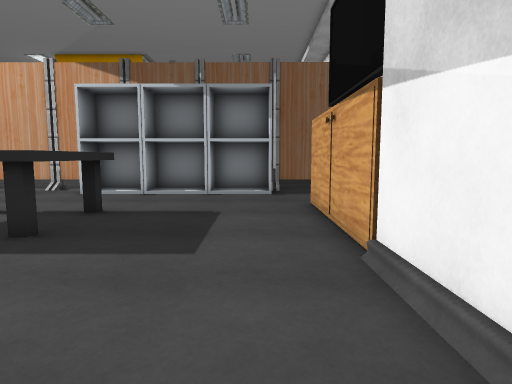
[1] (above)

24 first-person views from a walk through a 3-D level made in the Unity game engine. The camera is 1.2 m above the floor, tilts 6° down and sees 75° across. Doors are open. The floor is counted in squares, 0.75 m on a side. Each view is taken from the middle of a square. On the plan, view 1 faces up. The plan holds only what a view shows up to about 16 squares ahead; the rest is blank. The place goes on beyond the plan. The player character is not drawn. Some surface patterns are stand-ins.

[2]
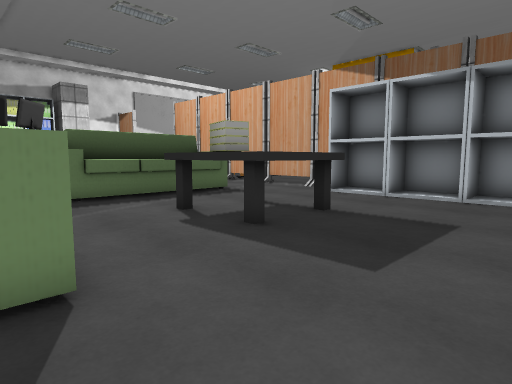

[3]
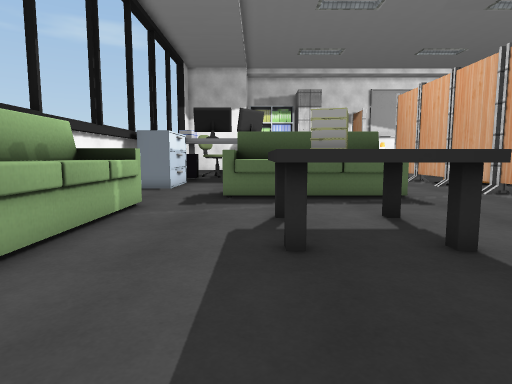

[4]
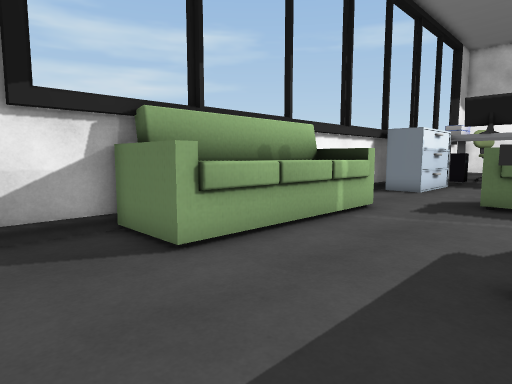

[5]
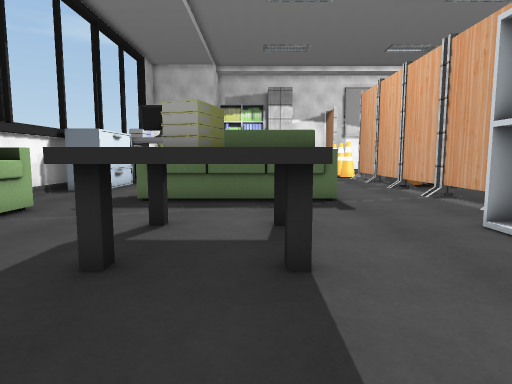

[6]
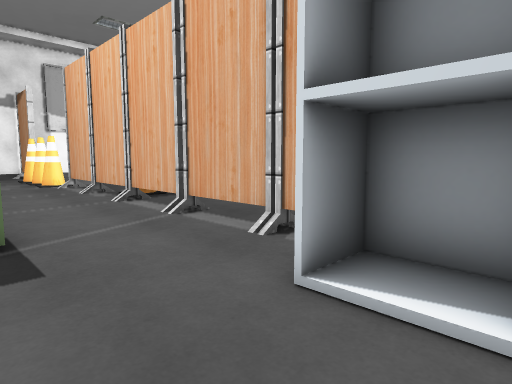

[7]
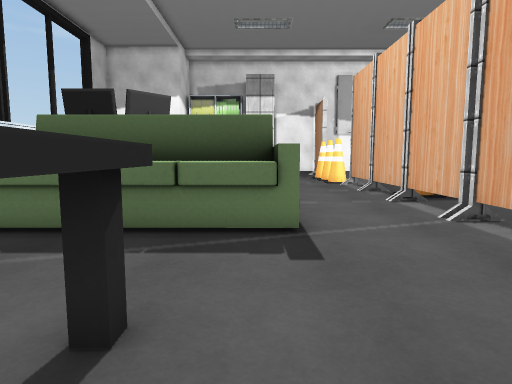

[8]
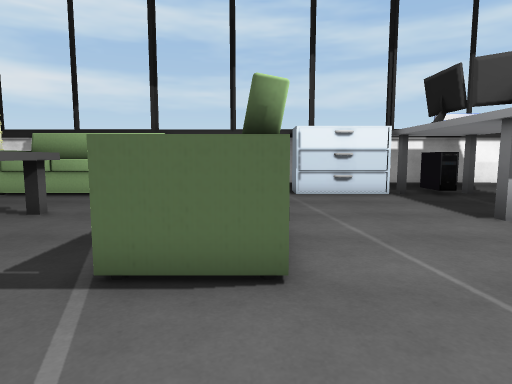

[9]
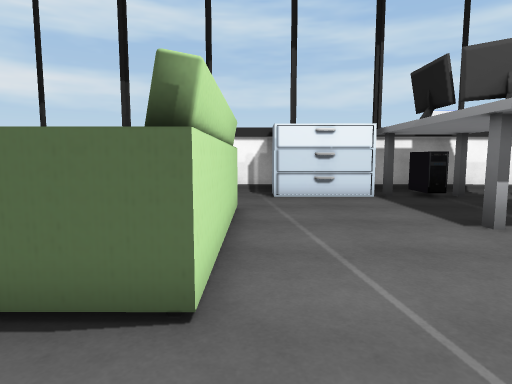

[10]
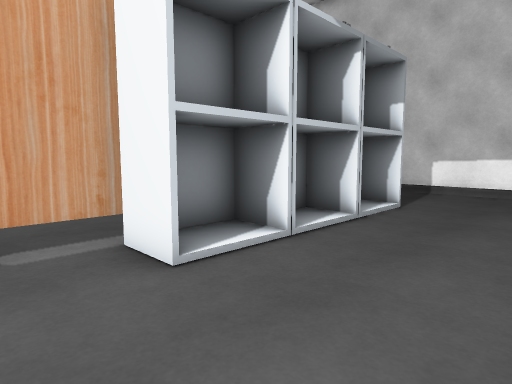

[11]
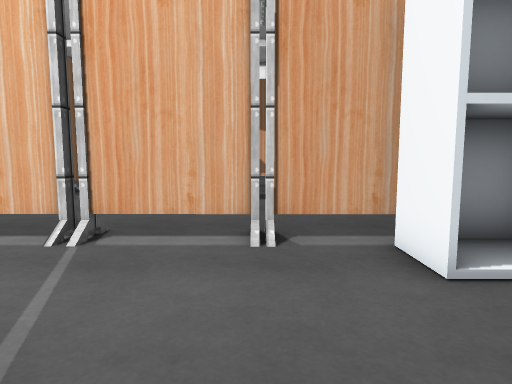

[12]
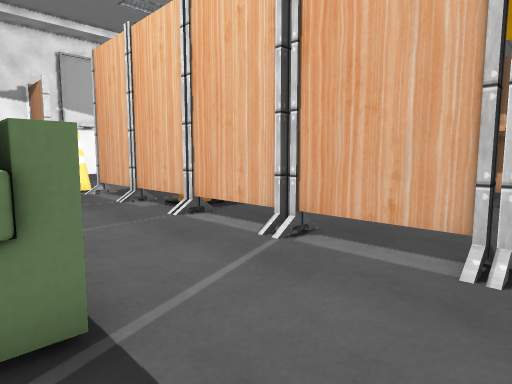

[13]
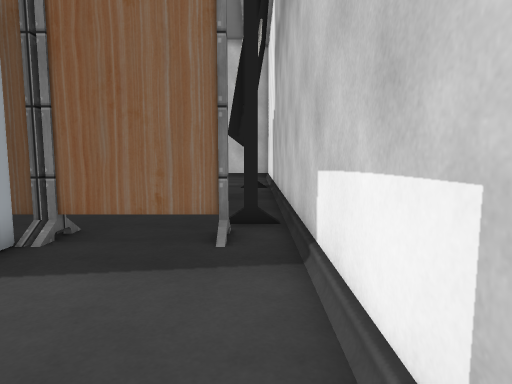

[14]
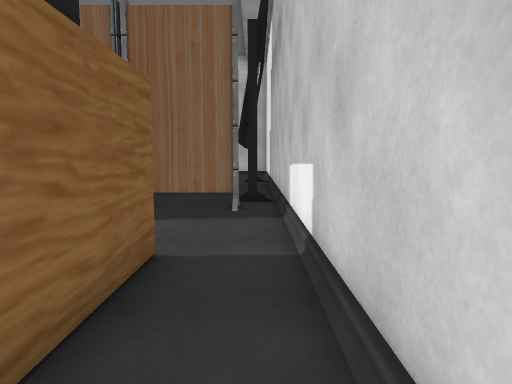

[15]
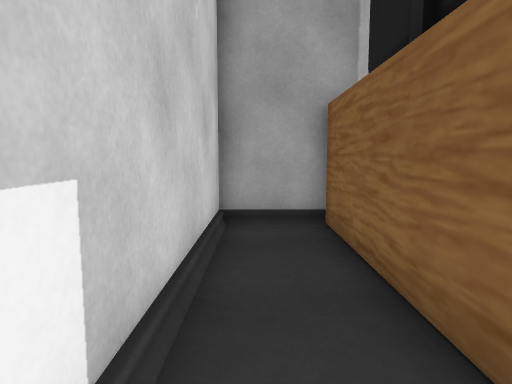

[16]
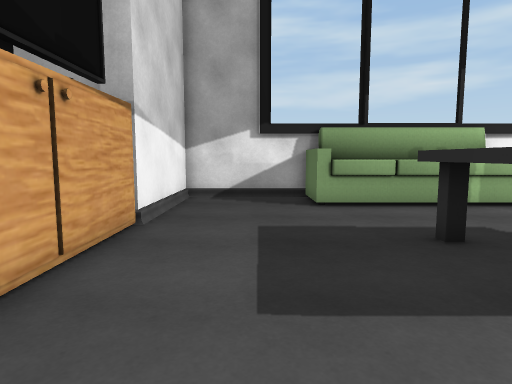

[17]
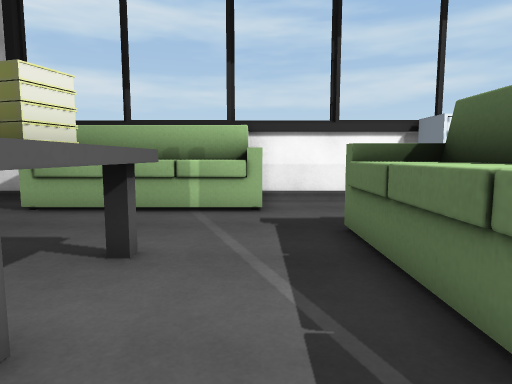

[18]
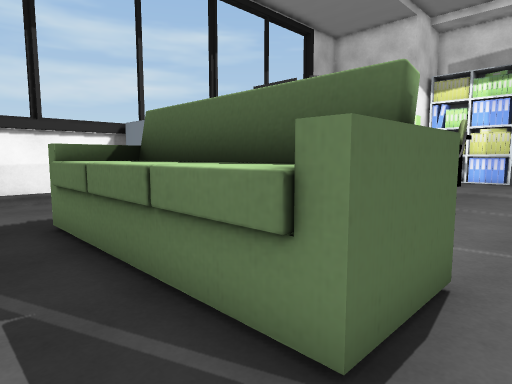

[19]
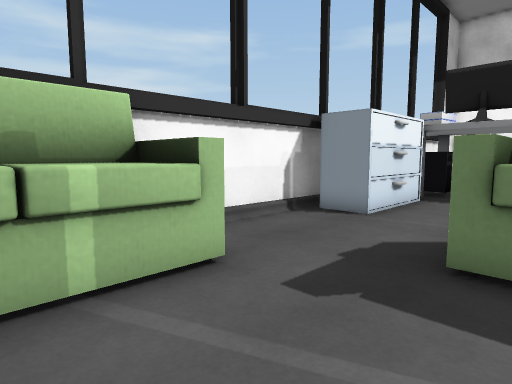

[20]
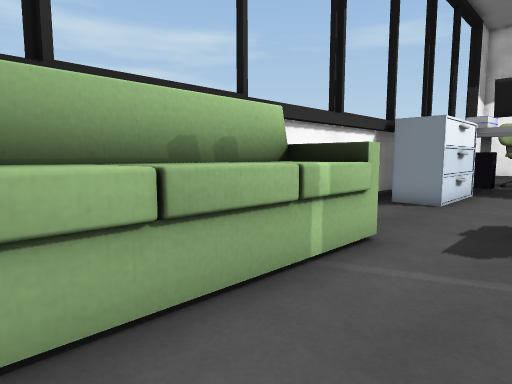

[21]
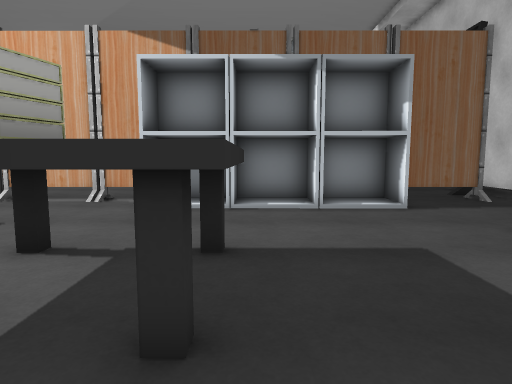

[22]
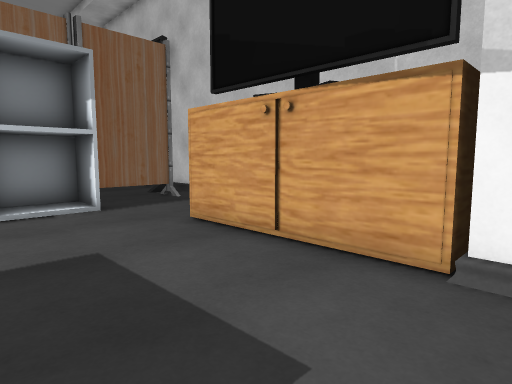

[23]
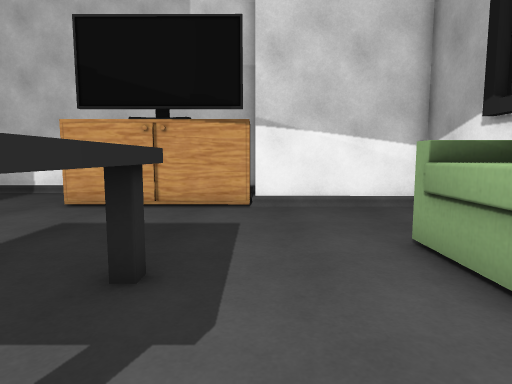

[24]
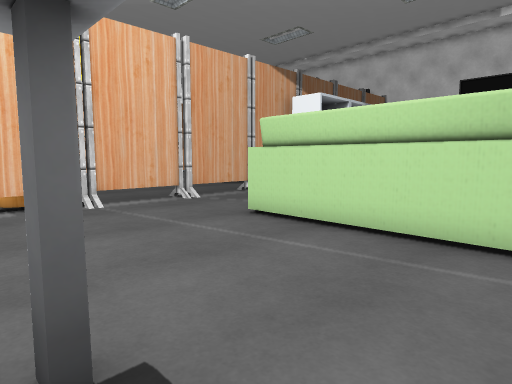

### Floor plan
Key: @ floor where view 1 was taken; # wall or solid block; x gap in a wall; . floor; / step, stairs or slope; ^ raised ledge; T thing the floor can be seen under or through; C cone.
Columns run from 21 left of view 1 to 6 right of it. Each row starts with its distance up from view 1.
 26                           #
 25                          .#
 24           ..             .#
 23           ..             .#
 22           ..             .#
 21           ..          ....#
 20       ......          ....#
 19    ............     ......##
 18 ..C............     ......##
 17 TTTTTTTxTTTTTTT      .TTTT.#
 16 .........../..T######TT....#
 15 ..............#.T .#.#.....#
 14 ...............TTTT.#......#
 13 ...........................#
 12 .......^^^.................#
 11 .......#^^.............##..#
 10 .......#^^...^^^^......##..#
  9 .......#^^...^  ^^.....##..#
  8 .#.....#^^...^#^ ^.....##..#
  7 .......#^^...^^^^^.....##..#
  6 .......#^^.............##..#
  5 .......^^^.............#####
  4 .......................#
  3 .......................#
  2 ...........^^^^^^^^....#
  1 ..####.....^^^^^^^^....#
  0 .   ##.....########..@.#
 -1 #    #######     #######

Where each view was taken, in squares from view 1:
view 1: 0 up, 0 right, facing up
view 2: 1 up, 1 right, facing up-left
view 3: 6 up, 1 right, facing left
view 4: 7 up, 0 right, facing down-left
view 5: 9 up, 0 right, facing left
view 6: 11 up, 5 left, facing up-left
view 7: 11 up, 5 left, facing left
view 8: 16 up, 14 left, facing down
view 9: 15 up, 15 left, facing down
view 10: 10 up, 10 left, facing up-right
view 11: 10 up, 10 left, facing up
view 12: 11 up, 9 left, facing up-left
view 13: 10 up, 5 right, facing up
view 14: 6 up, 5 right, facing up
view 15: 13 up, 5 right, facing down
view 16: 13 up, 1 left, facing down
view 17: 12 up, 10 left, facing down
view 18: 13 up, 10 left, facing down-left
view 19: 6 up, 7 left, facing down-left
view 20: 5 up, 4 left, facing down-left
view 21: 4 up, 4 left, facing up
view 22: 4 up, 3 left, facing up-right
view 23: 5 up, 9 left, facing right
view 24: 5 up, 21 left, facing up-right
